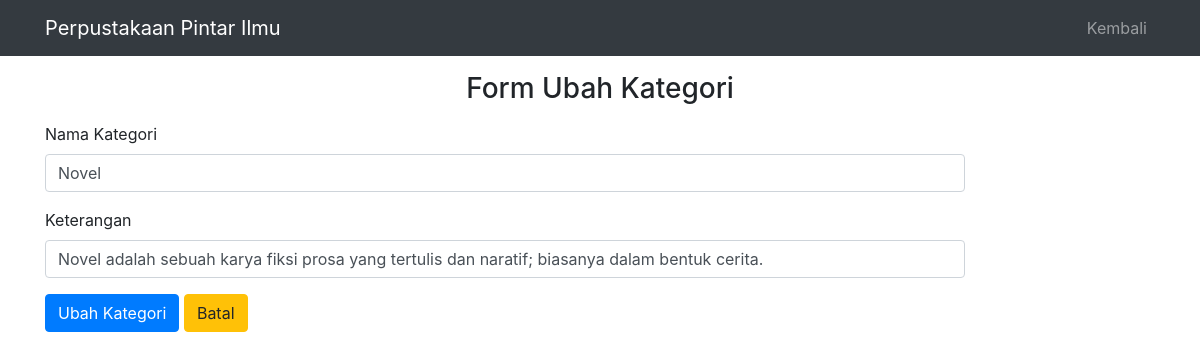
The page /admin/kategori/ubah.php?id=1 (signed in) on the database its author committed.
### tables this page shows
CREATE TABLE `kategori` (
  `id` int(11) NOT NULL,
  `nama_kategori` varchar(64) DEFAULT NULL,
  `keterangan` varchar(128) DEFAULT NULL
);

### admin/kategori/ubah.php (the view, shortened to what this page needs)
<?php
include '../../functions.php';
$id = $_GET['id'];
$sql = "SELECT * FROM kategori WHERE id = '$id'";
$hasil = mysqli_query($db, $sql);
$kategori = mysqli_fetch_assoc($hasil);
?>
<!DOCTYPE html>
<html lang="en">
<head>
    <link rel="stylesheet" href="<?= BASE_URL ?>/css/bootstrap.min.css">
</head>
<body>
    <nav class="navbar navbar-expand-lg navbar-dark bg-dark fixed-top">
        <div class="container">
            <a class="navbar-brand" href="">Perpustakaan Pintar Ilmu</a>
            <div class="collapse navbar-collapse" id="navigasiMain">
                <div class="navbar-nav ml-auto">
                    <a class="nav-item nav-link" href="./">Kembali</a>
                </div>
            </div>
        </div>
    </nav>
    <div class="container py-3">
        <h3 class="mt-5 mb-3 pt-2 text-center">Form Ubah Kategori</h3>
        <form action="" method="post">
            <div class="row">
                <div class="col-sm-10">
                    <div class="form-group">
                        <label for="nama_kategori">Nama Kategori</label>
                        <input class="form-control" type="text" name="nama_kategori" id="nama_kategori" value="<?= $kategori['nama_kategori'] ?>" required>
                    </div>
                    <div class="form-group">
                        <label for="keterangan">Keterangan</label>
                        <input class="form-control" type="text" name="keterangan" id="keterangan" value="<?= $kategori['keterangan'] ?>" required>
                    </div>
                </div>
            </div>
            <button class="btn btn-primary" type="submit" name="submit">Ubah Kategori</button>
            <a href="index.php" class="btn btn-warning">Batal</a>
        </form>
    </div>
</body>
</html>

### rows shown on the page
kategori: nama_kategori "Novel", keterangan "Novel adalah sebuah karya fiksi prosa yang tertulis dan naratif; biasanya dalam bentuk cerita."
